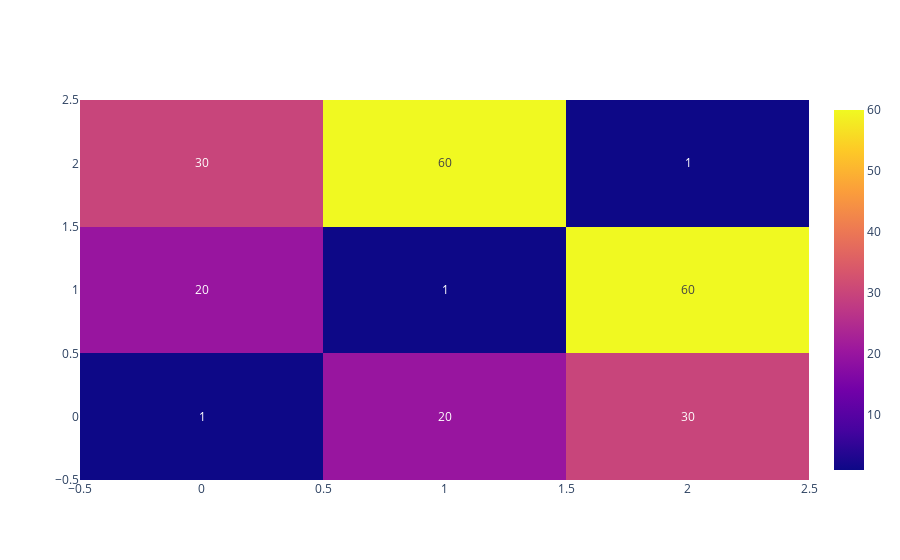

Notebook code for this chart:
### Markdown cell above
## Text

### Code cell
fig = go.Figure(
    data=go.Heatmap(z=[[1, 20, 30], [20, 1, 60], [30, 60, 1]], texttemplate="%{z}")
)
fig.show()

### Figure 1 — Plotly figure (JSON) as saved in the notebook; plotly's stock layout.template omitted (floating-point values rounded to 4 significant figures)
{"data": [{"texttemplate": "%{z}", "type": "heatmap", "z": [[1, 20, 30], [20, 1, 60], [30, 60, 1]]}], "layout": {}}
